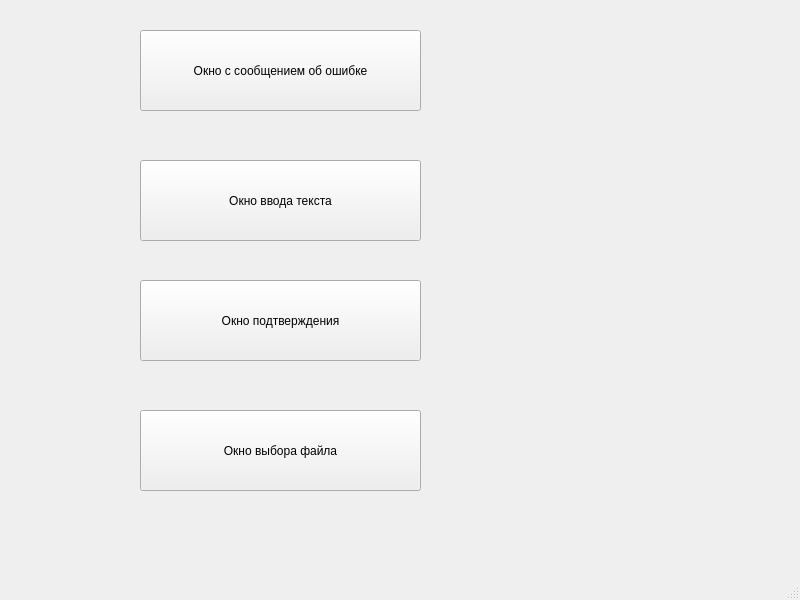
<?xml version="1.0" encoding="UTF-8"?>
<ui version="4.0">
 <class>MainWindow</class>
 <widget class="QMainWindow" name="MainWindow">
  <property name="geometry">
   <rect>
    <x>0</x>
    <y>0</y>
    <width>800</width>
    <height>600</height>
   </rect>
  </property>
  <property name="windowTitle">
   <string>MainWindow</string>
  </property>
  <widget class="QWidget" name="centralwidget">
   <widget class="QPushButton" name="pushButton">
    <property name="geometry">
     <rect>
      <x>140</x>
      <y>30</y>
      <width>281</width>
      <height>81</height>
     </rect>
    </property>
    <property name="text">
     <string>Окно с сообщением об ошибке</string>
    </property>
   </widget>
   <widget class="QPushButton" name="pushButton_2">
    <property name="geometry">
     <rect>
      <x>140</x>
      <y>160</y>
      <width>281</width>
      <height>81</height>
     </rect>
    </property>
    <property name="text">
     <string>Окно ввода текста</string>
    </property>
   </widget>
   <widget class="QPushButton" name="pushButton_3">
    <property name="geometry">
     <rect>
      <x>140</x>
      <y>280</y>
      <width>281</width>
      <height>81</height>
     </rect>
    </property>
    <property name="text">
     <string>Окно подтверждения</string>
    </property>
   </widget>
   <widget class="QPushButton" name="pushButton_4">
    <property name="geometry">
     <rect>
      <x>140</x>
      <y>410</y>
      <width>281</width>
      <height>81</height>
     </rect>
    </property>
    <property name="text">
     <string>Окно выбора файла</string>
    </property>
   </widget>
  </widget>
  <widget class="QMenuBar" name="menubar">
   <property name="geometry">
    <rect>
     <x>0</x>
     <y>0</y>
     <width>800</width>
     <height>21</height>
    </rect>
   </property>
  </widget>
  <widget class="QStatusBar" name="statusbar"/>
 </widget>
 <resources/>
 <connections/>
</ui>
